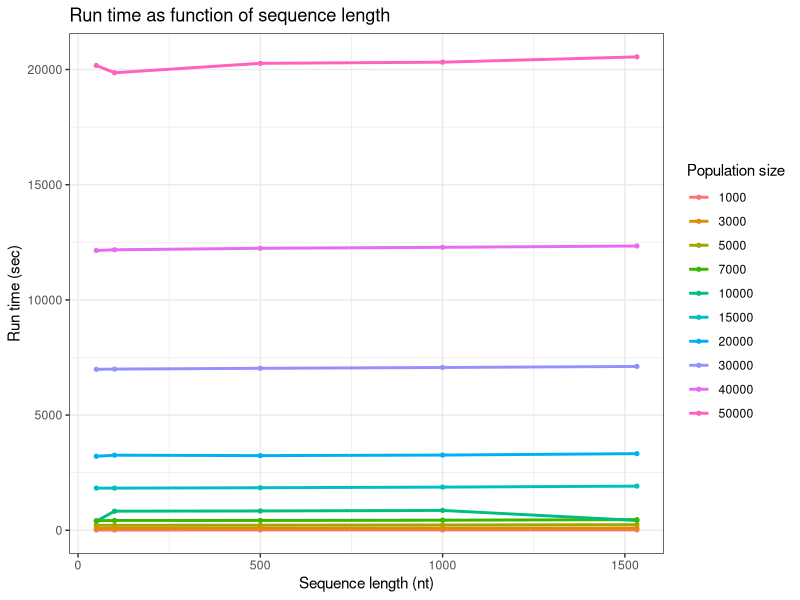
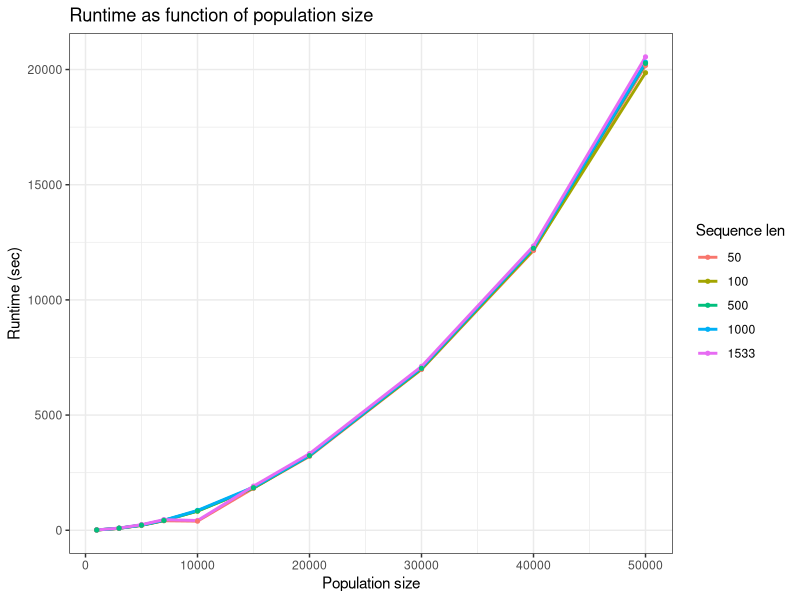
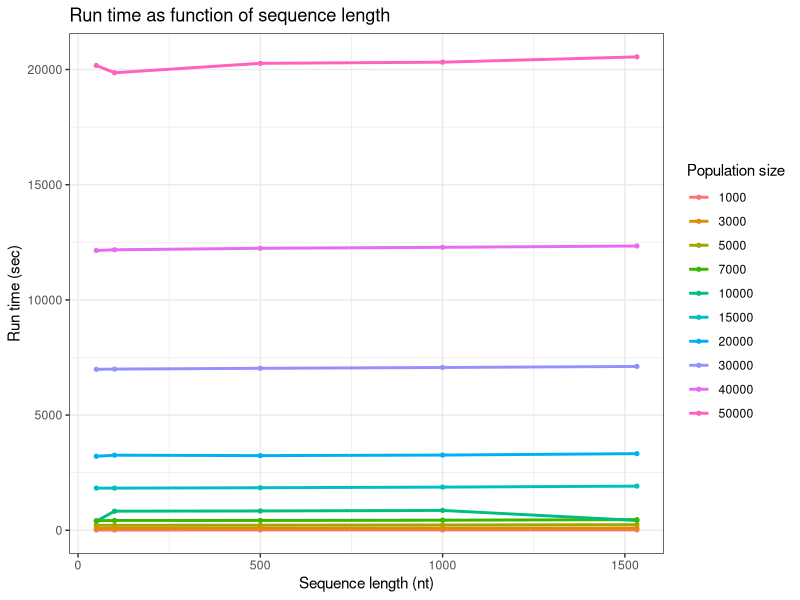
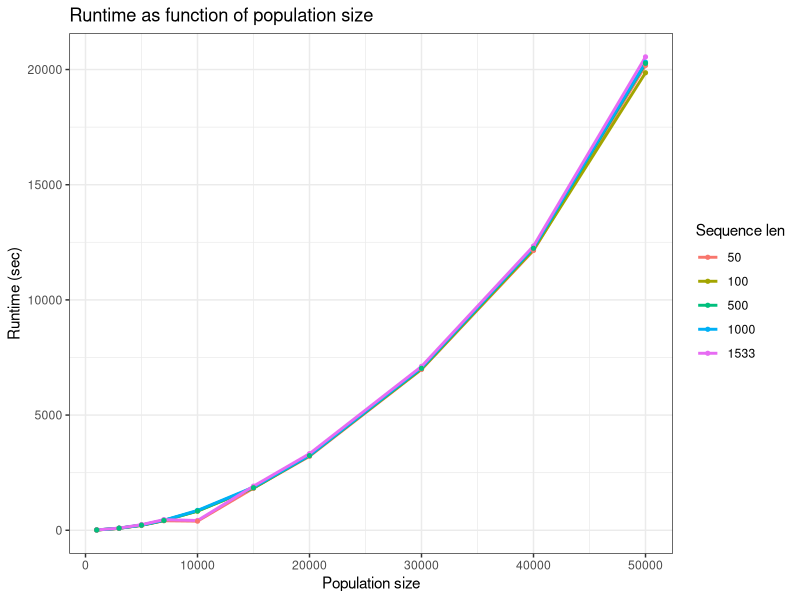

These charts were generated, in order, by the following R code:
#!/usr/bin/xvfb-run Rscript 

# script to make plots from data in `results.csv`.
#
# usage:
#     $ scons
#     $ bin/parseresults.py -o results.csv $(find output -type f -name santa.out) >results.csv
#     $ plot_results.r
#
# Once the simulations have been run (scons) and the results have been aggregated (parseresults.py),
# tis routine can be called multiple times to remake or tweak the plots.
#
# Plot images in `bypopulation.png` and `byseqlen.png`
#
# note the funky shebang usage above.  `xvfb-run` sets up a virtual
# X11 framebuffer.  This allows us to run plotting packages in R like
# `ggplot` that would otherwise fail for lack of a working X11 server.
#

suppressWarnings(library(readr))
suppressMessages(library(dplyr))
suppressWarnings(library(ggplot2))


df <- read_csv('results.csv')
df <- df %>% filter(complete.cases(.)) %>% mutate(fpop=factor(population), flen=factor(length))
ggplot(df, aes(x=length, y=time, color=fpop, group=fpop)) + 
  theme_bw() + 
  labs(title='Run time as function of sequence length') +
  xlab('Sequence length (nt)') +
  ylab('Run time (sec)') +
  geom_line(size=1) + 
  geom_point(size=1.1) +
  labs(color = "Population size")
ggsave(filename='bypopulation.png', width=8, height=5, units='in')

ggplot(df, aes(x=population, y=time, color=flen, group=flen)) + 
  theme_bw() + 
  labs(title='Runtime as function of population size') +
  xlab('Population size') +
  ylab('Runtime (sec)') +
  geom_line(size=1) + 
  geom_point(size=1.1) +
  labs(color = "Sequence len")
ggsave(filename='byseqlen.png', width=8, height=5, units='in')

cat('Output plots have been left in bypopulation.png and byseqlen.png.\n')

